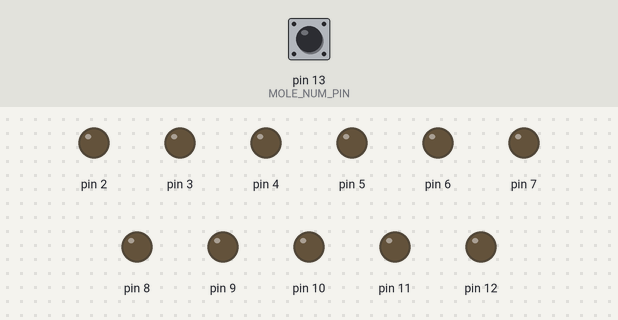
Bench run of a sketch on a simulated Arduino Uno, built with avr-gcc and run on an emulated ATmega328P. Shown: output pins drawn as LEDs (lit = HIGH). Dashed ring = blinking. The inputs (shaded band) are chosen by the test bench; at power-on: pin 13 (MOLE_NUM_PIN) LOW.

Above: at 1.2 s.
1.3 s: pin 13 (MOLE_NUM_PIN) pulsed HIGH 2 times (0.12 s each, 0.3 s apart)
At 1.48 s:
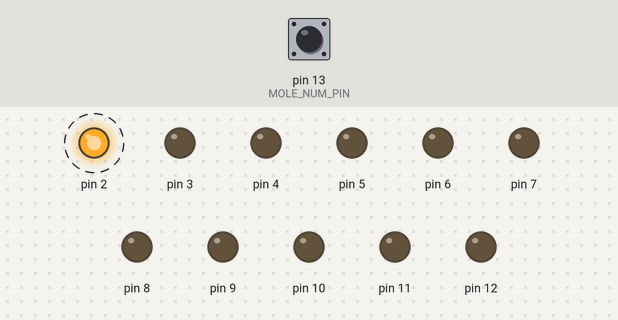
Timing chart, 0 to 4.3 s (numbered marks = the images above; inputs shaded):
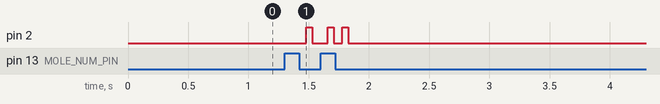

Measured:
- after the input at 1.3 s, pin 2: alternates HIGH for 0.05 s and LOW for 0.10 s, 6 changes in all, then stays LOW, starting after 0.18 s

The sketch:

read_usart.ino
```cpp
#define MOLE_NUM_PIN      13
#define TIME_OUT          55

volatile bool is_game_starting = true;
volatile bool show_one = false;
volatile bool flag_hit_mole = false;
volatile int num_serial_available = 0;

String str = "";
volatile int currState = 0;
volatile int oldState = 0;
volatile int mole_num = 0;
volatile int time_between_2_pics = 0;
volatile int a = 0;

volatile int index = 0;

volatile bool mole_correct[7] = {false, false, false, false, false, false, false};
volatile int num_mole_try[7] = {2,2,2,2,2,2,2};

void hit_mole(int mole_number) {
  digitalWrite(mole_number, HIGH);
  delay(50);
  digitalWrite(mole_number, LOW);
}

void setup() {
  // Open serial communications and wait for port to open:
  Serial.begin(19200);
  Serial.setTimeout(20);
  pinMode(MOLE_NUM_PIN, INPUT);
  pinMode(2, OUTPUT);
  pinMode(3, OUTPUT);
  pinMode(4, OUTPUT);
  pinMode(5, OUTPUT);
  pinMode(6, OUTPUT);
  pinMode(7, OUTPUT);
  pinMode(8, OUTPUT);
  pinMode(9, OUTPUT);
  pinMode(10, OUTPUT);
  pinMode(11, OUTPUT);
  pinMode(12, OUTPUT);
}

void loop() {

  if (Serial.available() > 0){
    if (num_serial_available == 0) {
      str = Serial.readString();
      index = str.indexOf("<Enter>");
      if(index > 0) {
        Serial.print("\n\r");
        is_game_starting = true;
        flag_hit_mole = false;
        if (mole_correct[mole_num] == false) {
          if (num_mole_try[mole_num] == 12) {
            num_mole_try[mole_num] = 2;
          } else {
            num_mole_try[mole_num]++;
          }
        }
      } else {
        flag_hit_mole = true;
        mole_correct[mole_num] = true;
      }
      mole_num = 0;
    }
    if (flag_hit_mole == false) {
      num_serial_available++;
    }
    if (num_serial_available == 3) {
      num_serial_available = 0;
    }
  }

  if (is_game_starting == true) {
    currState = digitalRead(MOLE_NUM_PIN);
    if(currState != oldState) {
    // There is a change of state pin
      oldState = currState;
      time_between_2_pics = 0;
      show_one = false;
      if (currState == 0) {
      // The change from 1 -> 0
        mole_num++;
      }
    }
    if (time_between_2_pics > TIME_OUT) {
      if (show_one == false) {
        switch (mole_num)
        {
          case 1:
          {
            hit_mole(num_mole_try[1]);
          }
            break;
          case 2:
          {
            hit_mole(num_mole_try[2]);
          }
            break;
          case 3:
          {
            hit_mole(num_mole_try[3]);
          }
            break;
          case 4:
          {
            hit_mole(num_mole_try[4]);
          }
            break;
          case 5:
          {
            hit_mole(num_mole_try[5]);
          }
            break;
          case 6:
          {
            hit_mole(num_mole_try[6]);
          }
            break;
        }
        show_one = true;
      }
    }
    time_between_2_pics++;
  }
  delay(1);
}
```
